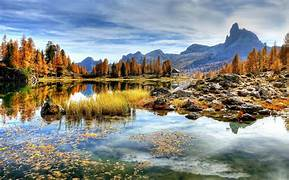
#> input picture Sample-1.jpg, 289 x 180 px
$ python filter.py
#> lines starting #> are read from the running program, lines starting #| are printed output that depends on the picture
import cv2
import matplotlib.pyplot as plt
import numpy as np

# Load the image (using your Sample-1.jpg)
img = cv2.imread('Sample-1.jpg')  # Make sure this matches your file name exactly
#> img is the input picture: shape (180, 289, 3); mean B, G, R 133.3, 137.9, 135.7
if img is None:
    print("Error: Image not found! Check the file name and path.")
    exit()

img_rgb = cv2.cvtColor(img, cv2.COLOR_BGR2RGB)

# Apply different filters
mean_blur = cv2.blur(img_rgb, (7, 7))  # Mean filter
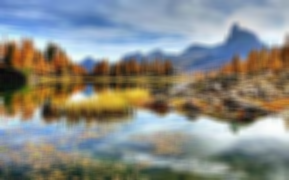
#> mean_blur: shape (180, 289, 3); mean R, G, B 135.6, 137.8, 133.3
gaussian_blur = cv2.GaussianBlur(img_rgb, (7, 7), 0)  # Gaussian filter
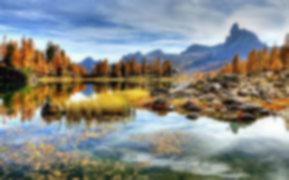
#> gaussian_blur: shape (180, 289, 3); mean R, G, B 135.7, 137.9, 133.3
median_blur = cv2.medianBlur(img_rgb, 7)  # Median filter
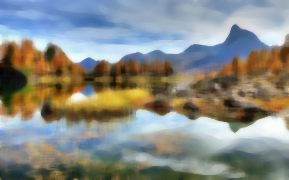
#> median_blur: shape (180, 289, 3); mean R, G, B 135.5, 137.6, 132.6

# Display results
fig, axes = plt.subplots(2, 2, figsize=(12, 10))

axes[0, 0].imshow(img_rgb)
axes[0, 0].set_title('Original Image', fontsize=14, fontweight='bold')
axes[0, 0].axis('off')

axes[0, 1].imshow(mean_blur)
axes[0, 1].set_title('Mean Filter (Averaging)', fontsize=14, fontweight='bold')
axes[0, 1].axis('off')

axes[1, 0].imshow(gaussian_blur)
axes[1, 0].set_title('Gaussian Filter (Weighted Averaging)', fontsize=14, fontweight='bold')
axes[1, 0].axis('off')

axes[1, 1].imshow(median_blur)
axes[1, 1].set_title('Median Filter (Noise Reduction)', fontsize=14, fontweight='bold')
axes[1, 1].axis('off')

plt.tight_layout()
plt.savefig('output_filters.png', dpi=300, bbox_inches='tight')  # Save the output
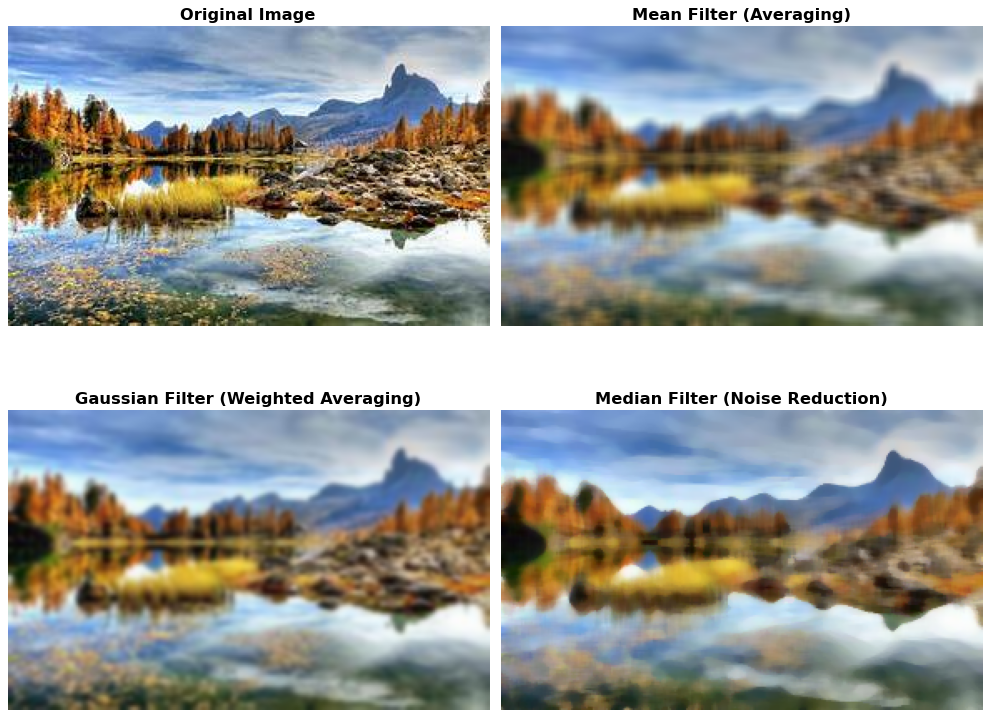
#> figure drawn by matplotlib, 4 panels
plt.show()

print("Success! Output saved as 'output_filters.png'")

$ run again, with sample-2.jpg copied over Sample-1.jpg
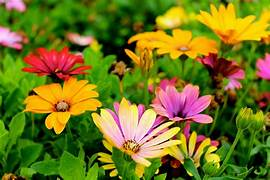
#> input picture sample-2.jpg, 270 x 180 px
#> img is the input picture: shape (180, 270, 3); mean B, G, R 31.6, 116.5, 114.5
#> `median_blur = cv2.medianBlur(img_rgb, 7)`:
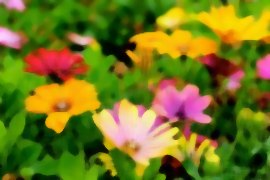
#> median_blur: shape (180, 270, 3); mean R, G, B 115.1, 117.8, 28.2
#> `plt.savefig('output_filters.png', dpi=300, bbox_inches='tight')`:
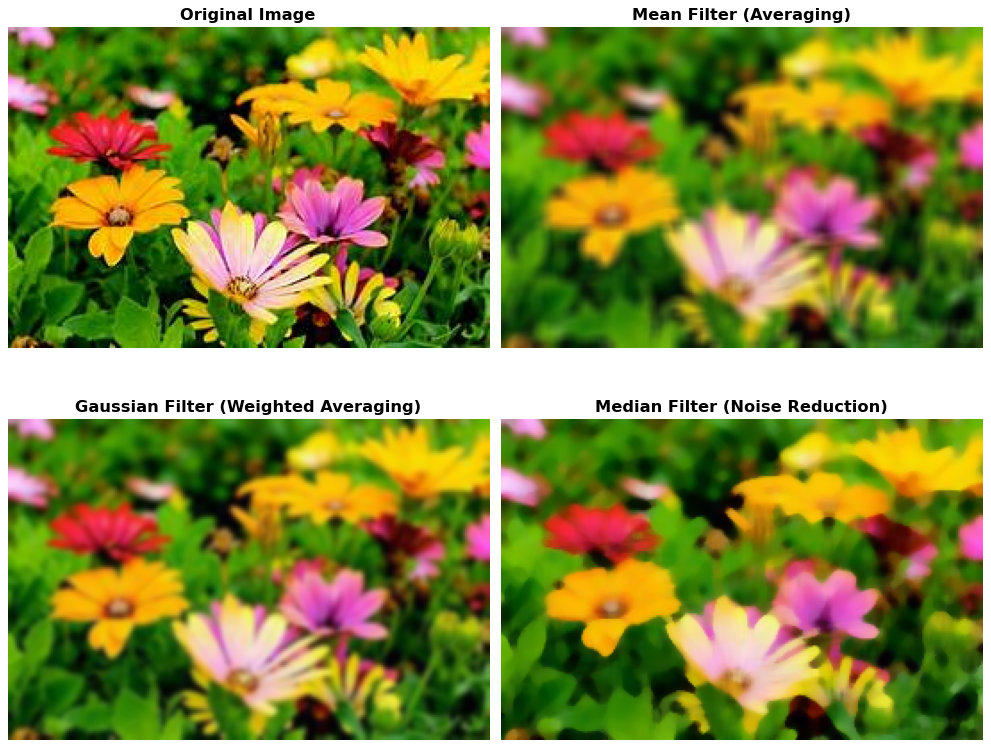
#> figure drawn by matplotlib, 4 panels
